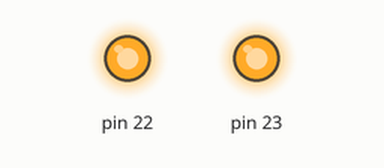
Recording of a sketch running on a simulated Arduino Uno, built with avr-gcc and run on an emulated ATmega328P. Shown: output pins drawn as LEDs (lit = HIGH).

Above: at 0.1 s.
Timing chart, 0 to 1.6 s (numbered marks = the images above):
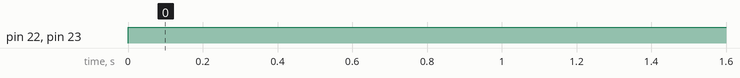

Measured:
- by itself, pin 22, pin 23: LOW → HIGH at 0.00 s

The sketch:

LED_brightening.ino
```cpp
#include<avr/io.h>
#include<avr/wdt.h>

int main(void){
  //MegaのポートBの6,7(12,13)を出力に設定
  DDRB =  0b11000000;
  //6,7をHighに設定
  PORTB = 0b11000000;
  wdt_enable(WDTO_15MS);//ウォッチドッグタイマを設定する

  for(;;){
    wdt_reset();//ウォッチドッグタイマをリセット
  }
  return 0;
}
```
